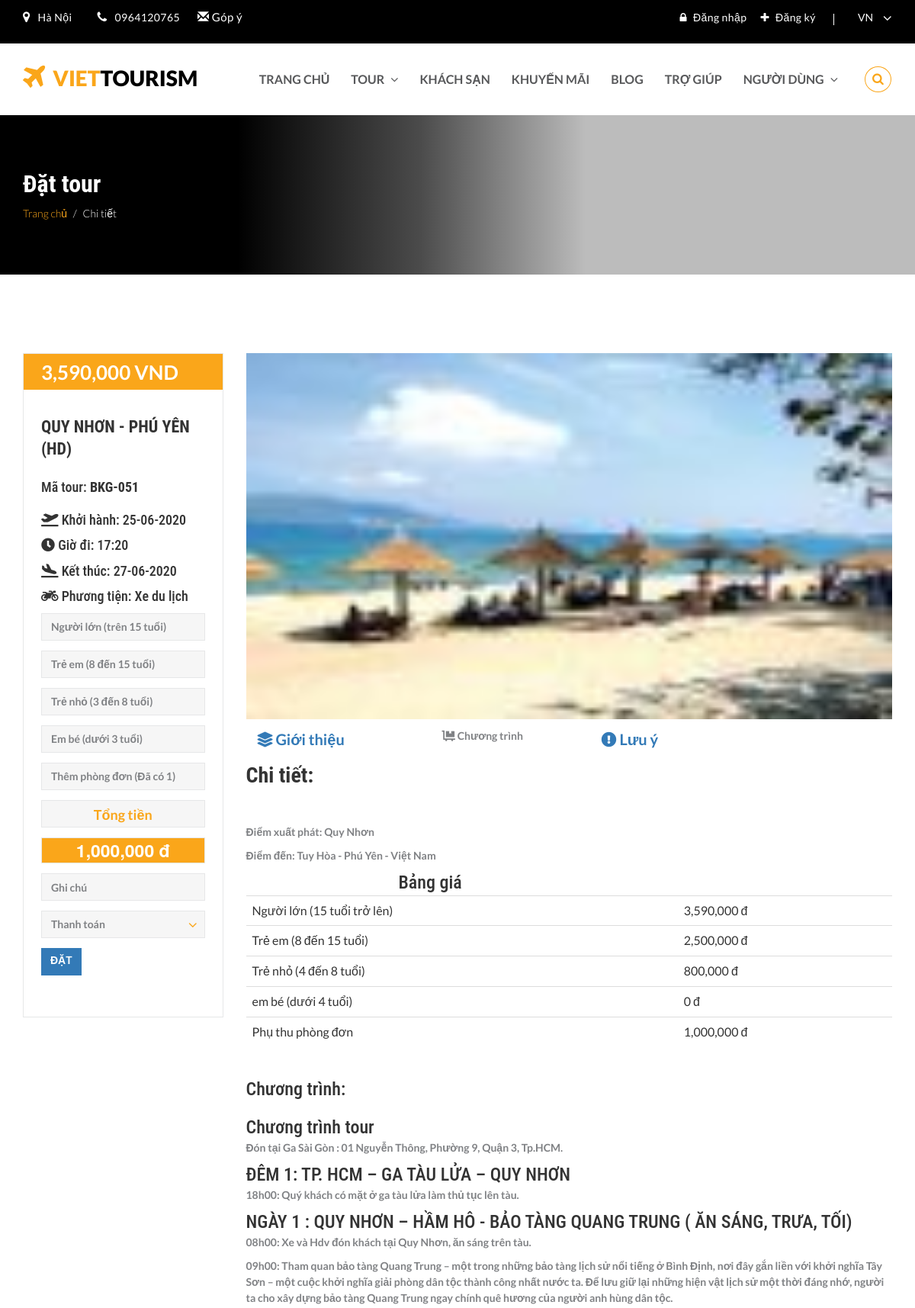
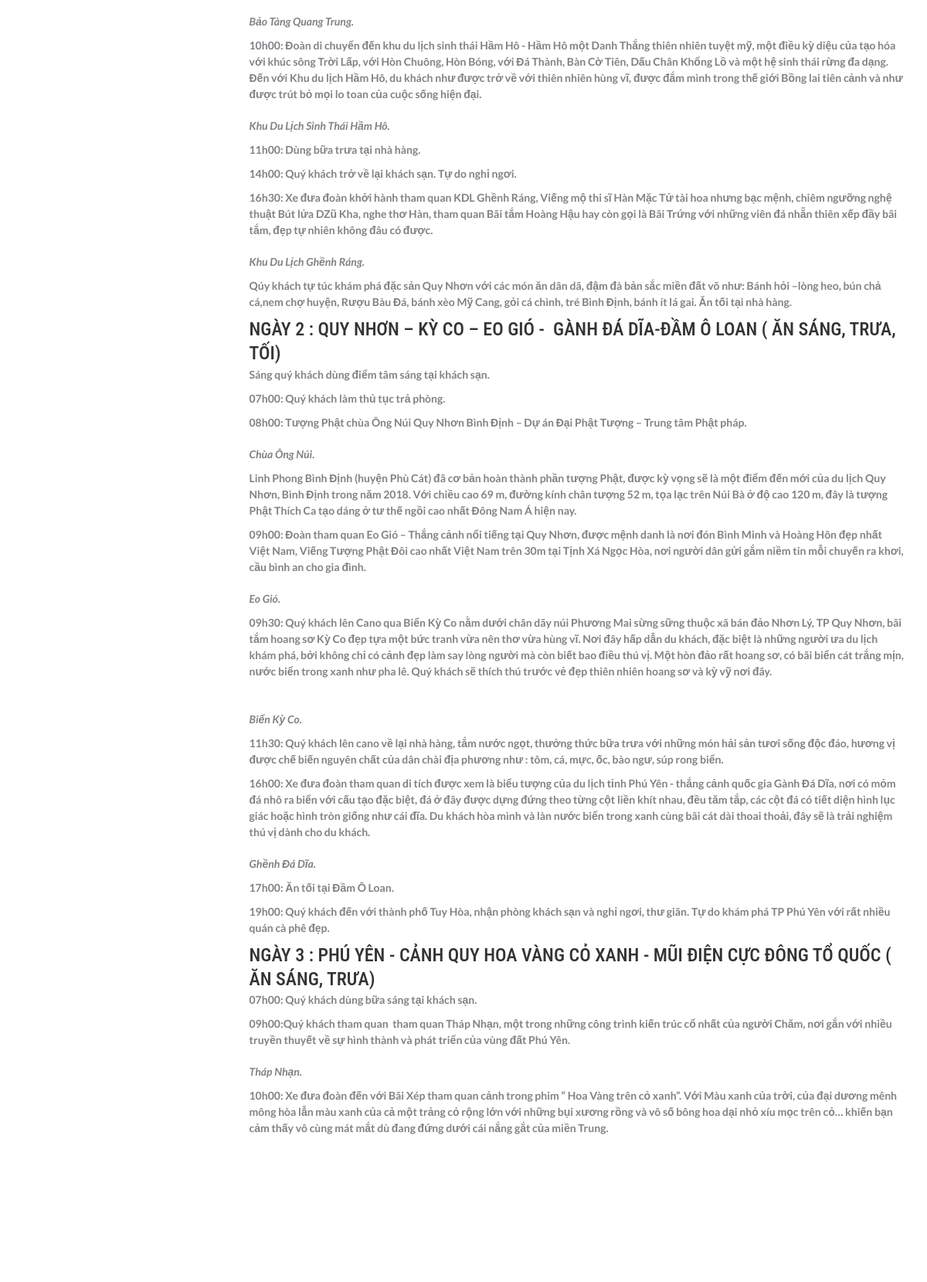
Page /tour-program.php?pkgid=51 (upper part) on the committed database (2 pictures, top to bottom).
### tables this page shows
CREATE TABLE `goidulich` (
  `id_goi` int(11) NOT NULL,
  `khuyenmai` int(3) DEFAULT NULL,
  `nuocngoai` int(3) NOT NULL,
  `quocgia` varchar(100) NOT NULL,
  `ten_tinh` varchar(100) NOT NULL,
  `tengoi` varchar(100) NOT NULL,
  `vitri` varchar(100) NOT NULL,
  `giagoi` int(11) NOT NULL,
  `giatreem` int(11) NOT NULL,
  `giatrenho` int(11) NOT NULL,
  `giaphongdon` int(11) NOT NULL,
  `chitietgoi` mediumtext NOT NULL,
  `chuongtrinh` mediumtext NOT NULL,
  `luuy` mediumtext NOT NULL,
  `hinhanh` varchar(100) NOT NULL,
  `songay` int(3) NOT NULL,
  `giodi` varchar(100) NOT NULL,
  `ngayxuatphat` varchar(100) NOT NULL,
  `noixuatphat` varchar(100) NOT NULL,
  `ngayve` varchar(100) NOT NULL,
  `phuongtien` varchar(100) NOT NULL,
  `ngaydang` timestamp NOT NULL DEFAULT current_timestamp() ON UPDATE current_timestamp(),
  `ngaycapnhat` timestamp NOT NULL DEFAULT '0000-00-00 00:00:00' ON UPDATE current_timestamp()
);

### tour-program.php (the view, shortened to what this page needs)
<?php
include('includes/config.php');
?>
<html lang="en">
<head>
	<link rel="stylesheet" href="https://use.fontawesome.com/releases/v5.4.1/css/all.css">
	<link rel="stylesheet" href="https://maxcdn.bootstrapcdn.com/bootstrap/3.3.7/css/bootstrap.min.css">
	<link rel="stylesheet" href="css/bootstrap.min.css">
	<link rel="stylesheet" href="css/font-awesome.min.css">
	<link rel="stylesheet" href="css/style.css">
	<link rel="stylesheet" id="cpswitch" href="css/orange.css">
	<link rel="stylesheet" href="css/responsive.css">
	<link rel="stylesheet" href="css/datepicker.css">
	<link rel="stylesheet" href="css/slick.css">
	<link rel="stylesheet" href="css/slick-theme.css">
</head>
<body>
	<?php include('includes/header.php') ?>
<section class="page-cover" id="cover-car-detail">
	<div class="container">
		<div class="row">
			<div class="col-sm-12">
				<h1 class="page-title">Đặt tour</h1>
				<ul class="breadcrumb">
					<li><a href="index.php">Trang chủ</a></li>
					<li class="active">Chi tiết</li>
				</ul>
			</div>
		</div>
	</div>
</section>
<?php
$pid=intval($_GET['pkgid']);
$sql = "SELECT * from goidulich where id_goi=:pid";
$query = $dbh->prepare($sql);
$query -> bindParam(':pid', $pid, PDO::PARAM_STR);
$query->execute();
$results=$query->fetchAll(PDO::FETCH_OBJ);
if($query->rowCount() > 0)
{
	foreach($results as $result)
		{	?>
			<section class="innerpage-wrapper">
				<div id="car-details" class="innerpage-section-padding">
					<div class="container">
						<div class="row">
							<div class="col-xs-12 col-sm-12 col-md-3 side-bar left-side-bar">
								<div class="side-bar-block booking-form-block">
									<h2 class="selected-price"><?php echo number_format($result->giagoi);?> VND</h2>
									<div class="booking-form">
										<h3><?php echo htmlentities($result->tengoi);?></h3>
										<form name="book" method="post">
											<h4> Mã tour:<b>  BKG-0<?php echo htmlentities($result->id_goi);?><b> </h4><br>
												<h4><i class="fas fa-plane-departure"></i> Khởi hành: <?php echo date("d-m-Y", strtotime($result->ngayxuatphat)); ?></h4>
												<p><h4><i class="fas fa-clock"></i> Giờ đi: <?php echo htmlentities($result->giodi);?> </h4></p>
												<p><h4><i class="fas fa-plane-arrival"></i> Kết thúc: <?php echo date("d-m-Y", strtotime($result->ngayve)); ?> </h4></p>
												<p><h4><i class="fas fa-motorcycle"></i> Phương tiện: <?php echo htmlentities($result->phuongtien);?></h4> </p>
												<div class="form-group">
													<input name="nguoilon" id="nguoilon" type="number" class="form-control" placeholder="Người lớn (trên 15 tuổi)" value="<?php echo isset($_POST['nguoilon']) ? $_POST['nguoilon'] : '' ?>" required/>
												</div>
												<div class="form-group">
													<input name="treem" id="treem" type="number" class="form-control" placeholder="Trẻ em (8 đến 15 tuổi)" value="<?php echo isset($_POST['treem']) ? $_POST['treem'] : '' ?>"/>
												</div>
												<div class="form-group">
													<input name="trenho" id="trenho" type="number" class="form-control" placeholder="Trẻ nhỏ (3 đến 8 tuổi)" value="<?php echo isset($_POST['trenho']) ? $_POST['trenho'] : '' ?>" />
												</div>
												<div class="form-group">
													<input name="embe" id="embe" type="number" class="form-control" placeholder="Em bé (dưới 3 tuổi)" value="<?php echo isset($_POST['embe']) ? $_POST['embe'] : '' ?>" />
												</div>
												<div class="form-group">
													<input name="phongdon" id="phongdon" type="number" class="form-control" placeholder="Thêm phòng đơn (Đã có 1)" value="<?php echo isset($_POST['phongdon']) ? $_POST['phongdon'] : '' ?>"/>
												</div>
												<div class="form-group">
													<input style="font-size: 18px;
													color: #faa61a;" name="tinh" type="submit" value="Tổng tiền" class="form-control">
												</div>
												<?php
												$a = $_POST["nguoilon"];
												$b = $_POST["treem"];
												$c = $_POST["trenho"];
												$d = $_POST["phongdon"];
												$a = $a*($result->giagoi);
												$b = $b*($result->giatreem);
												$c = $c*($result->giatrenho);
												$d = $d*($result->giaphongdon) + ($result->giaphongdon);
												function tinh($a,$b,$c,$d)
												{
													$e = (int)$a + (int)$b + (int)$c + (int)$d;
													return $e;
												}
												?> <div style="font-size: 23px;border: 1px solid #e6e7e8;text-align: center;margin-bottom: 13px;background: #faa61a; color: #fff;"> <?php echo number_format(tinh($a,$b,$c,$d))  ." đ"; ?></div>
												<div class="form-group">
													<input name="comment" type="text" class="form-control" placeholder="Ghi chú" />
												</div>
												<div class="form-group right-icon">
													<select class="form-control">
														<option selected>Thanh toán</option>
													</select>
												</div>
												<?php if($_SESSION['login'])
												{?>
													<button type="submit" name="submit22" class="btn btn-block btn-orange">Yêu cầu đặt</button>
												<?php } else {?>
													<a href="#" data-toggle="modal" data-target="#myModal4" class="btn-primary btn" > Đặt</a>
												<?php } ?>
											</form>
										</div>
									</div>
								</div>
								<div class="col-xs-12 col-sm-12 col-md-9 col-lg-9 content-side" style="height: max-content;">
									<div class="detail-slider">
										<div class="feature-slider">
											<div><img src="images/tour/<?php echo htmlentities($result->hinhanh);?>" class="img-responsive" alt="feature-img" style="    height: 480px; width: 880px;"/>
												<div class="col-xs-12 col-sm-2 col-md-2 dashboard-nav">
													<ul style="width: max-content; margin-top: 30px; list-style: none; margin-left: -230px; font-size: 20px;">
														<li  style="margin-top: -19px;margin-left: 190px;"><a href="tour-detail.php?pkgid=<?php echo htmlentities($result->id_goi);?>"><span> <i class="fas fa-layer-group"></i></span> Giới thiệu</li>
														<p style="margin-top: -30px;margin-left: 432px;"><i class="fas fa-dolly-flatbed"></i> Chương trình</p>
														<li style="margin-top: -31px;margin-left: 641px;"><a href="tour-note.php?pkgid=<?php echo htmlentities($result->id_goi);?>"><span><i class="fas fa-exclamation-circle"></i></span> Lưu ý</a></li>
													</ul>
												</div><br>
												<div class="available-blocks" id="available-rooms">
													<h2><br>Chi tiết: </h2>
												</div>
												<p>Điểm xuất phát: <?php echo htmlentities($result->noixuatphat);?></p>
												<p>Điểm đến: <?php echo htmlentities($result->vitri);?> - <?php echo htmlentities($result->ten_tinh);?> - <?php echo htmlentities($result->quocgia);?>  </p>
												<h3 style="margin-left: 200px;">Bảng giá</h3>
												<table class="table">
													<tbody>
														<tr>
															<td>Người lớn (15 tuổi trở lên)
																</td>
															<td><?php echo number_format($result->giagoi);?> đ</td>
														</tr>
														<tr>
															<td>Trẻ em (8 đến 15 tuổi)</td>
															<td><?php echo number_format($result->giatreem);?> đ</td>
														</tr>
														<tr>
															<td>Trẻ nhỏ (4 đến 8 tuổi)</td>
															<td><?php echo number_format($result->giatrenho);?> đ</td>
														</tr>
														<tr>
															<td>em bé (dưới 4 tuổi)</td>
															<td>0 đ</td>
														</tr>
														<tr>
															<td>Phụ thu phòng đơn</td>
															<td><?php echo number_format($result->giaphongdon);?> đ</td>
														</tr>
													</tbody>
												</table>
												<br><H3>Chương trình: </H3>
												<p style="padding-top: 1%"><?php echo ($result->chuongtrinh);?></p>
											</div>
										</div>
									</div>
								</div>
							</div>
						</div>
					</div>
				</section>
			<?php }} ?>
		</body>
		</html>

### css/style.css (style rules this page uses)
html,body { height:100%; position:relative; }
p,ul { line-height:1.5em; font-size:14px; }
ul { margin-bottom:0px; }
h1,h2,h3,h4,h5,h6,.main-title a, .flight-info h3 .flight-destination,.blog-post-title a, .block-title a { font-family: 'Merriweather', serif; margin-top:0; line-height:1.3em; }
.btn { font-size:14px; text-transform:uppercase; font-weight:bold; }
.innerpage-section-padding { padding-top:103px; padding-bottom:147px; }
.page-cover { padding:70px 0px; position:relative; }
.page-cover::before { content:''; display:block; position:absolute; top:0; left:0; height:100%; width:100%; }
.page-cover h1 { font-size:32px; font-weight:bold; margin-bottom:6px; }
.page-cover .breadcrumb { padding:0px; margin:0px; font-size:14px; font-weight:300; }
.page-cover .breadcrumb li a { text-decoration:none; }
.side-bar-block { margin-bottom:40px; }
.side-bar .booking-form-block { margin-bottom:60px; }
.side-bar .booking-form-block .selected-price { font-size:26px; font-weight:bold; margin-bottom:0px; padding:8px 23px 6px; }
.side-bar .booking-form { padding:35px 23px 40px; }
.side-bar .booking-form h3 { font-weight:bold; font-size:22px; text-transform:uppercase; margin-bottom:0px; }
.side-bar .booking-form form { margin-top:23px; }
.side-bar .booking-form .form-group { position:relative; margin-bottom:13px; }
.side-bar .booking-form .form-group input, .side-bar .booking-form .form-group select, .side-bar .booking-form .btn { height:36px; }
.available-blocks h2 { font-size:28px; font-weight:bold; margin-bottom:45px; }
.detail-slider { position:relative; }
.feature-slider { margin-bottom:35px; }

### css/orange.css (style rules this page uses)
p { color:#808285; }
.btn { border-radius:0px; border:0px; }
.page-cover { color:white; }
.page-cover::before { background:linear-gradient( to right, rgba(0, 0, 0,1) 0%,rgba(0, 0, 0,1) 26%, rgba(0, 0, 0,0.6) 46%, rgba(0, 0, 0,0) 64%,rgba(0, 0, 0,0) 100%); }
.page-cover .breadcrumb { background:none; }
.page-cover .breadcrumb li a { color:#faa61a; }
.page-cover .breadcrumb > li + li::before, .page-cover .breadcrumb li.active { color:white; }
#cover-car-detail { background:url('../images/cover-car-detail.jpg') 50% 30%; background-size:140%; color:white; }
.side-bar .booking-form-block { border:1px solid #e6e7e8;; }
.side-bar .booking-form-block .selected-price { background:#faa61a; color:white; }
.side-bar .booking-form .form-group input, .side-bar .booking-form .form-group input::placeholder, .side-bar .booking-form .form-group select { color:#808285; }
.side-bar .booking-form .form-group select option { color:#333; }
.side-bar .booking-form input, .side-bar .booking-form select { background:#f6f6f6; border-radius:0px; box-shadow:none; border-color:#e6e7e8; }
.side-bar .booking-form select { -webkit-appearance: none; -moz-appearance: none; }

### includes/signin.php (style rules this page uses)
h1, h2, h3, h4, h5, h6 { margin: 0; font-family: 'Roboto Condensed', sans-serif; }

### rows in the picture
goidulich: giagoi "3,590,000", tengoi "QUY NHƠN - PHÚ YÊN (HD)", id_goi "51", ngayxuatphat "25-06-2020", giodi "17:20", ngayve "27-06-2020", phuongtien "Xe du lịch", giaphongdon "1,000,000", hinhanh (picture), noixuatphat "Quy Nhơn", vitri "Tuy Hòa", ten_tinh "Phú Yên", quocgia "Việt Nam", giatreem "2,500,000", giatrenho "800,000", chuongtrinh "Chương trình tour Đón tại Ga Sài Gòn : 01 Nguyễn Thông, Phường 9, Quận 3, Tp.HCM. ĐÊM 1: TP. HCM – GA TÀU LỬA – QUY NHƠN 18h00: Quý khách có mặt ở ga tàu lửa làm thủ tục lên tàu. NGÀY 1 : QUY NHƠN – HẦM HÔ - BẢO TÀNG QUANG TRUNG ( ĂN SÁNG, TRƯA, TỐI) 08h00: Xe và Hdv đón khách tại Quy Nhơn, ăn sáng trên tàu. 09h00: Tham quan bảo tàng Quang Trung – một trong những bảo tàng lịch sử nổi tiếng ở Bình Định, nơi đây gắn liền với khởi nghĩa Tây Sơn – một cuộc khởi nghĩa giải phòng dân tộc thành công nhất nước ta. Để lưu giữ lại những hiện vật lịch sử một thời đáng nhớ, người ta cho xây dựng bảo tàng Quang Trung ngay chính quê hương của người anh hùng dân tộc. Bảo Tàng Quang Trung. 10h00: Đoàn di…"
